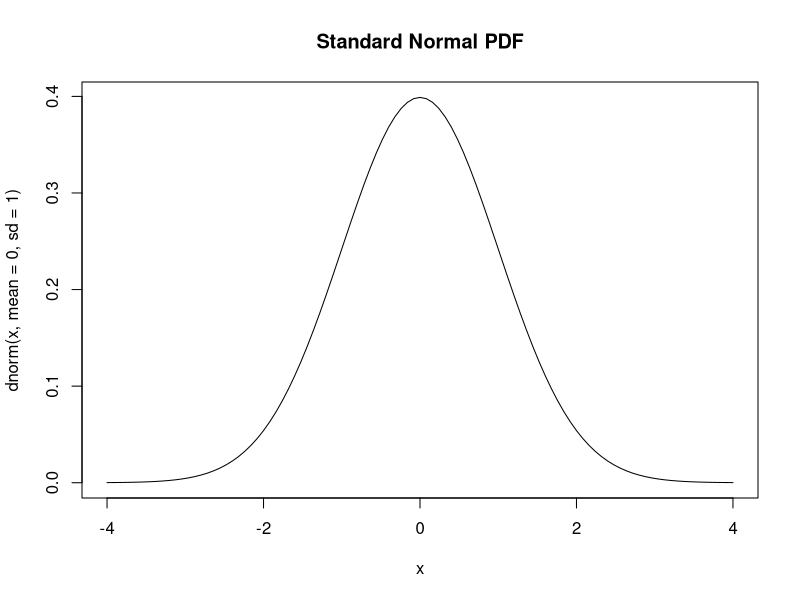
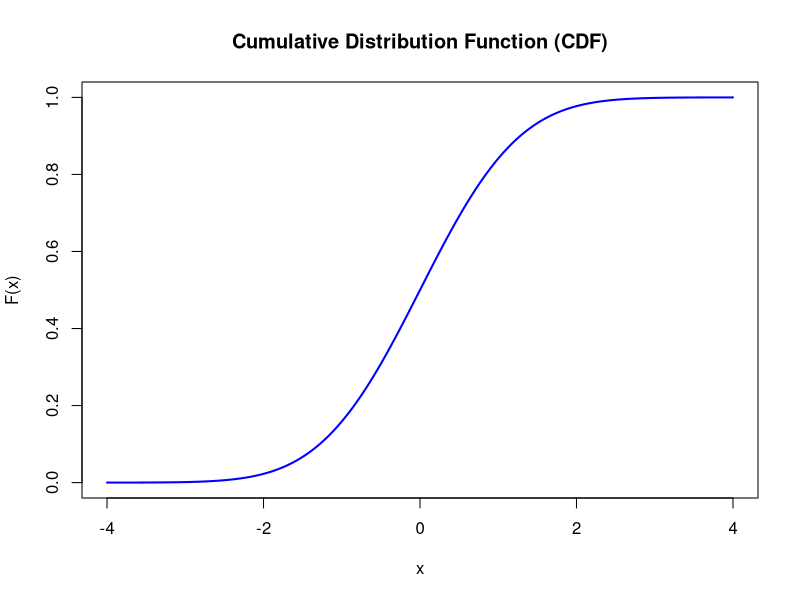
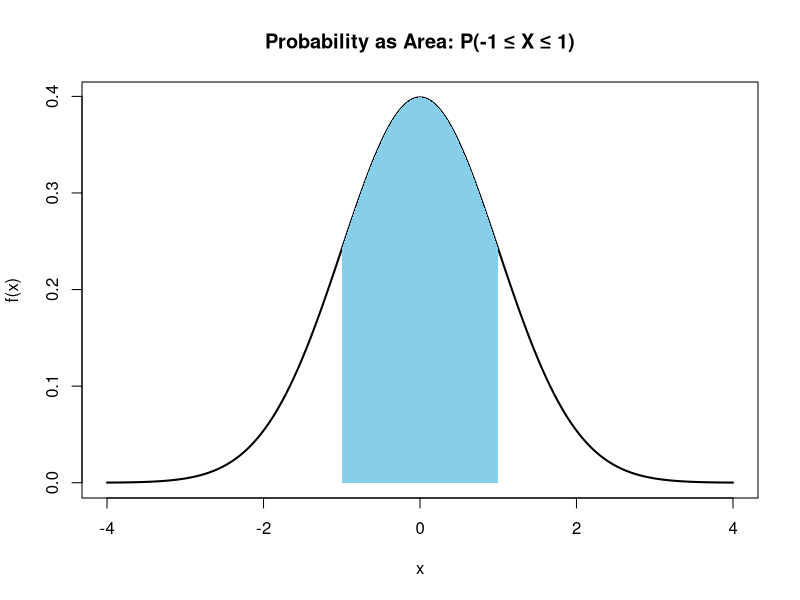
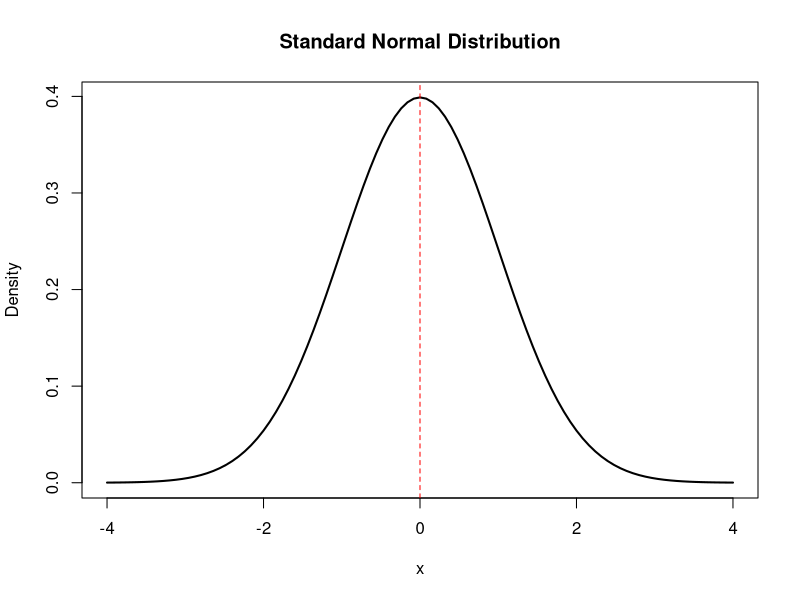
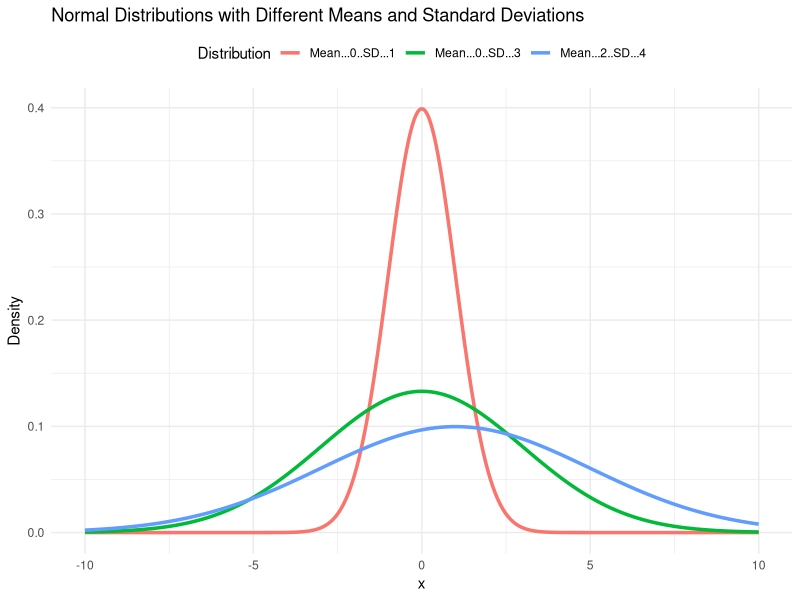
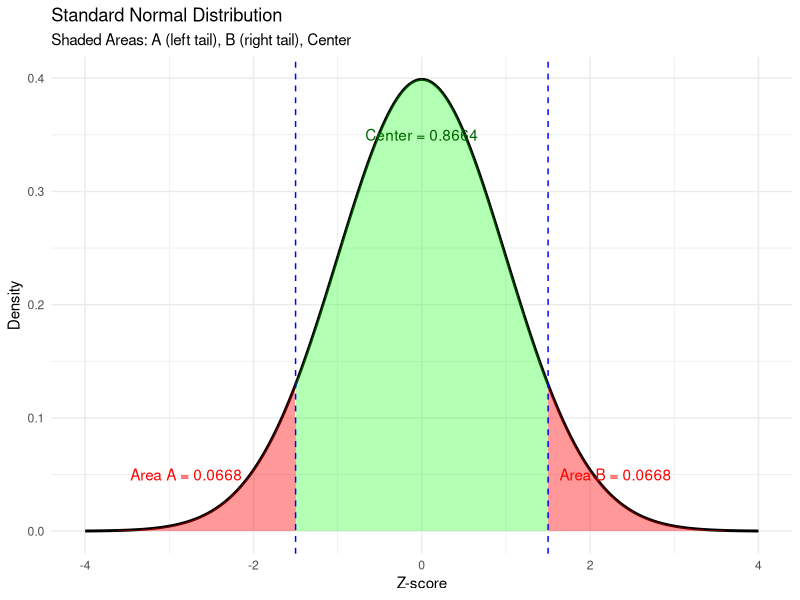
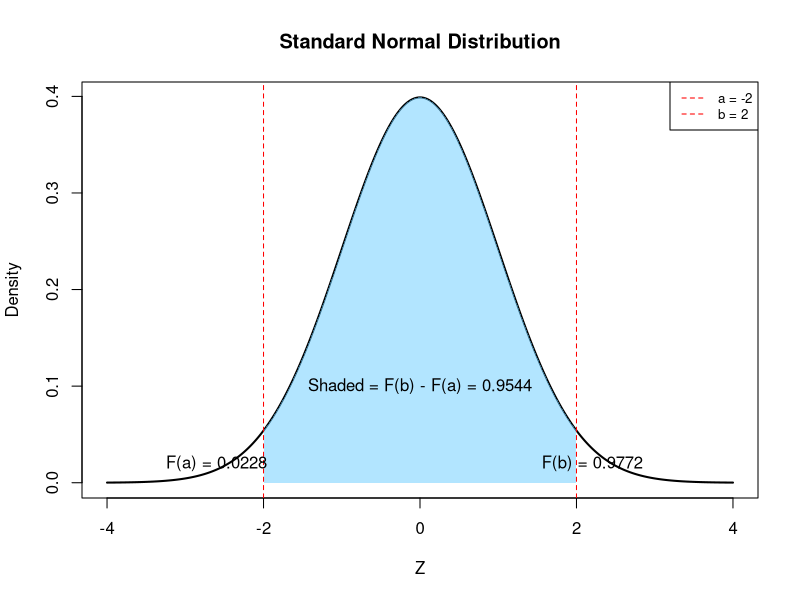
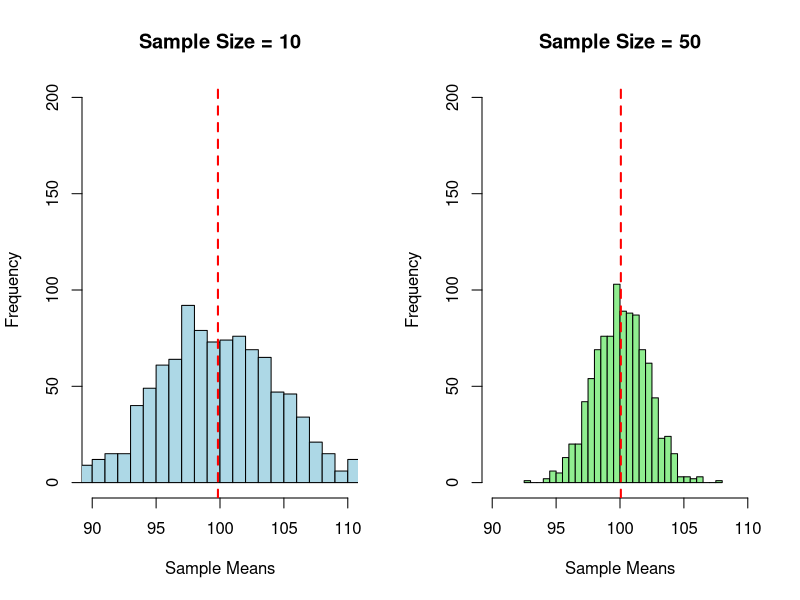

Reproduce these figures in R, in order.
## ---- chunk 1
knitr::opts_chunk$set(echo = TRUE)
library(ggplot2)
library(dplyr)
## ---- chunk 2
curve(dnorm(x, mean = 0, sd = 1), from = -4, to = 4, main = "Standard Normal PDF")
## ---- chunk 3
x <- seq(-4, 4, length = 1000)
cdf_vals <- pnorm(x)
plot(x, cdf_vals, type = "l", col = "blue", lwd = 2,
     main = "Cumulative Distribution Function (CDF)",
     ylab = "F(x)", xlab = "x")
## ---- chunk 4
a <- -1
b <- 1
x <- seq(-4, 4, length = 1000)
y <- dnorm(x)

plot(x, y, type = "l", lwd = 2,
     main = "Probability as Area: P(-1 ≤ X ≤ 1)",
     xlab = "x", ylab = "f(x)")
polygon(c(x[x >= a & x <= b], b, a),
        c(y[x >= a & x <= b], 0, 0),
        col = "skyblue", border = NA)
## ---- chunk 5
pnorm(1) - pnorm(-1)
## ---- chunk 6
curve(dnorm(x), from = -4, to = 4, lwd = 2,
      main = "Standard Normal Distribution", ylab = "Density")
abline(v = 0, col = "red", lty = 2)
## ---- chunk 7
# Create sequence of x values
x_vals <- seq(-10, 10, length.out = 1000)

# Define three distributions with different means and standard deviations
dist1 <- dnorm(x_vals, mean = 0, sd = 1)     # Standard Normal
dist2 <- dnorm(x_vals, mean = 0, sd = 3)     # Standard Normal, wider
dist3 <- dnorm(x_vals, mean = 1, sd = 4)  # Shifted right, wider

# Combine into a data frame
df <- data.frame(
  x = x_vals,
  `Mean = 0, SD = 1`   = dist1,
  `Mean = 0, SD = 3`   = dist2,
  `Mean = 2, SD = 4` = dist3
)

# Load library
library(ggplot2)
library(tidyr)

# Reshape data for ggplot
df_long <- pivot_longer(df, cols = -x, names_to = "Distribution", values_to = "Density")

# Plot
ggplot(df_long, aes(x = x, y = Density, color = Distribution)) +
  geom_line(linewidth = 1.2) +
  labs(
    title = "Normal Distributions with Different Means and Standard Deviations",
    x = "x", y = "Density"
  ) +
  theme_minimal() +
  theme(legend.position = "top")
## ---- chunk 8
library(ggplot2)

# Define the range of x values
x_vals <- seq(-4, 4, length.out = 1000)
y_vals <- dnorm(x_vals)

# Define area A and B
z_a <- -1.5
z_b <- 1.5

# Create data frame
df <- data.frame(x = x_vals, y = y_vals)

# Shading for Area A
df_a <- subset(df, x <= z_a)

# Shading for Area B
df_b <- subset(df, x >= z_b)

# Central region
df_center <- subset(df, x > z_a & x < z_b)

# Compute probabilities
p_a <- pnorm(z_a)
p_b <- 1 - pnorm(z_b)
p_center <- pnorm(z_b) - pnorm(z_a)

# Plot
ggplot(df, aes(x, y)) +
  geom_line(color = "black", size = 1) +
  geom_area(data = df_a, aes(x, y), fill = "red", alpha = 0.4) +
  geom_area(data = df_b, aes(x, y), fill = "red", alpha = 0.4) +
  geom_area(data = df_center, aes(x, y), fill = "green", alpha = 0.3) +
  geom_vline(xintercept = c(z_a, z_b), linetype = "dashed", color = "blue") +
  annotate("text", x = -2.8, y = 0.05, label = paste0("Area A = ", round(p_a, 4)), color = "red") +
  annotate("text", x = 2.3, y = 0.05, label = paste0("Area B = ", round(p_b, 4)), color = "red") +
  annotate("text", x = 0, y = 0.35, label = paste0("Center = ", round(p_center, 4)), color = "darkgreen") +
  labs(title = "Standard Normal Distribution",
       subtitle = "Shaded Areas: A (left tail), B (right tail), Center",
       x = "Z-score", y = "Density") +
  theme_minimal()
## ---- chunk 9
mu <- 0
sigma <- 1
x_vals <- seq(-4, 4, length.out = 1000)
y_vals <- dnorm(x_vals, mean = mu, sd = sigma)

a <- -2
b <- 2

plot(x_vals, y_vals, type = "l", lwd = 2, col = "black",
     xlab = "Z", ylab = "Density",
     main = "Standard Normal Distribution")

polygon(c(x_vals[x_vals >= a & x_vals <= b], rev(x_vals[x_vals >= a & x_vals <= b])),
        c(y_vals[x_vals >= a & x_vals <= b], rep(0, sum(x_vals >= a & x_vals <= b))),
        col = rgb(0.4, 0.8, 1, 0.5), border = NA)

abline(v = c(a, b), col = "red", lty = 2)
text(b + 0.2, 0.02, "F(b) = 0.9772")
text(a - 0.6, 0.02, "F(a) = 0.0228")
text(0, 0.1, "Shaded = F(b) - F(a) = 0.9544", cex = 1)
legend("topright", legend = c("a = -2", "b = 2"),
 col = "red", lty = 2, cex = 0.8)
## ---- chunk 10
# Simulating a simple random sample
set.seed(123)
population <- rnorm(10000, mean = 100, sd = 15)
sample <- sample(population, 50)
mean(sample)
## ---- chunk 11
set.seed(123)  # for reproducibility

# Simulate population data (normally distributed)
population <- rnorm(10000, mean = 100, sd = 15)

# Sample sizes to compare
n1 <- 10
n2 <- 50

# Generate sampling distributions
samp_means_n10 <- replicate(1000, mean(sample(population, n1)))
samp_means_n50 <- replicate(1000, mean(sample(population, n2)))

# Plot both histograms
par(mfrow = c(1, 2))  # side-by-side layout

hist(samp_means_n10, breaks = 30, col = "lightblue", main = paste("Sample Size =", n1),
     xlab = "Sample Means", xlim = c(90, 110), ylim = c(0, 200))
abline(v = mean(samp_means_n10), col = "red", lwd = 2, lty = 2)

hist(samp_means_n50, breaks = 30, col = "lightgreen", main = paste("Sample Size =", n2),
     xlab = "Sample Means", xlim = c(90, 110), ylim = c(0, 200))
abline(v = mean(samp_means_n50), col = "red", lwd = 2, lty = 2)

par(mfrow = c(1, 1))  # reset layout
## ---- chunk 12
library(ggplot2)

x_vals <- seq(-10, 10, length.out = 1000)
mu <- 0
sd1 <- 1
sd2 <- 3

df <- data.frame(
  x = rep(x_vals, 2),
  Density = c(dnorm(x_vals, mean = mu, sd = sd1),
              dnorm(x_vals, mean = mu, sd = sd2)),
  Distribution = factor(rep(c("SD = 1", "SD = 3"), each = length(x_vals)))
)

ggplot(df, aes(x = x, y = Density, color = Distribution)) +
  geom_line(linewidth = 1.0) +  # changed from size to linewidth
  labs(
    title = "Normal Distributions with Different Standard Deviations",
    x = "x", y = "Density"
  ) +
  theme_minimal()
## ---- chunk 13
set.seed(42)

# Left-skewed population
population <- rexp(10000, rate = 1)

# Sampling distributions
samp_means_small <- replicate(1000, mean(sample(population, 5)))
samp_means_large <- replicate(1000, mean(sample(population, 50)))

# Plot
par(mfrow = c(1, 2), mar = c(4, 4, 3, 1))

hist(samp_means_small, breaks = 30, col = "tomato", main = "n = 5",
     xlab = "Sample Mean", xlim = range(c(samp_means_small, samp_means_large)))

hist(samp_means_large, breaks = 30, col = "skyblue", main = "n = 50",
     xlab = "Sample Mean", xlim = range(c(samp_means_small, samp_means_large)))

mtext("Central Limit Theorem: Sampling Distribution of the Mean", outer = TRUE, line = -1.5, cex = 1.2)
## ---- chunk 14
# Set known parameters
P <- 0.4       # true population proportion
n <- 200       # sample size
phat <- 0.35   # sample proportion for which we compute the probability

# Calculate standard error of sample proportion
se <- sqrt(P * (1 - P) / n)

# Compute Z-score
z <- (phat - P) / se

# Find probability using standard normal distribution
probability <- pnorm(z)

# Output results
list(Z_score = round(z, 2), Probability = round(probability, 4))
## ---- chunk 15
# Create range for x-axis (plausible sample proportions)
x_vals <- seq(0.2, 0.6, length = 1000)
y_vals <- dnorm(x_vals, mean = P, sd = se)

# Plot the sampling distribution
plot(x_vals, y_vals, type = "l", lwd = 2, col = "darkblue",
     main = "Sampling Distribution of the Sample Proportion",
     xlab = expression(hat(p)), ylab = "Density")

# Shade area where sample proportion is less than 0.35
polygon(c(x_vals[x_vals <= phat], phat),
        c(y_vals[x_vals <= phat], 0),
        col = rgb(0.2, 0.6, 1, 0.3), border = NA)

# Add a vertical line at sample phat
abline(v = phat, col = "red", lwd = 2, lty = 2)

# Add labels
legend("topright",
       legend = c(expression(P(hat(p) < 0.35))),
       fill = rgb(0.2, 0.6, 1, 0.3), border = NA, bty = "n")
